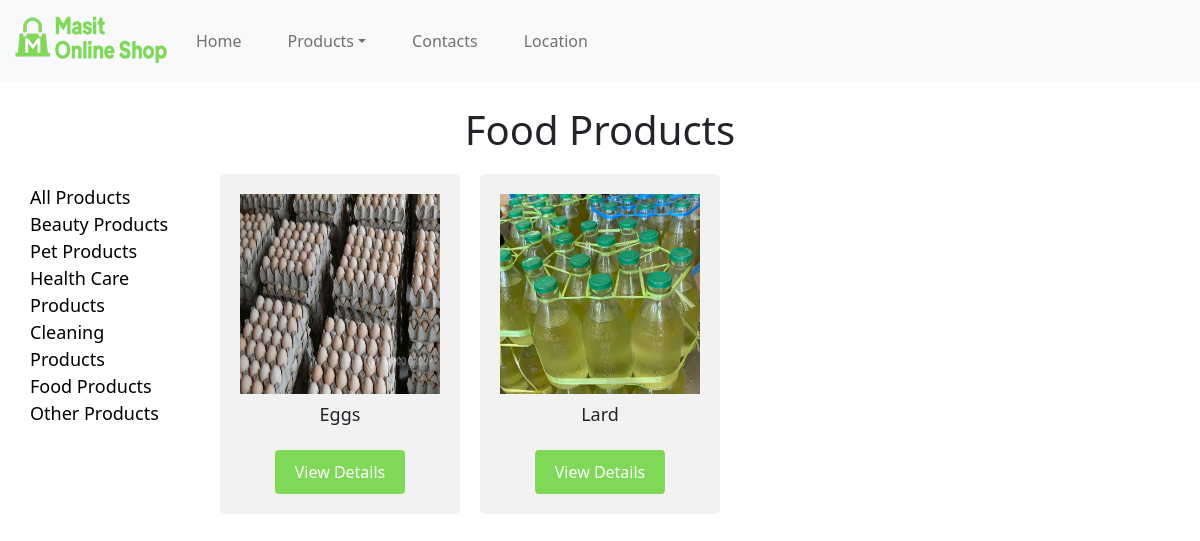
The app's page /foodproductpage.php with its own data.
### tables this page shows
CREATE TABLE `products` (
  `product_id` int(11) NOT NULL,
  `product_name` varchar(200) NOT NULL,
  `product_description` varchar(200) NOT NULL,
  `product_price` varchar(10) NOT NULL,
  `product_image` varchar(200) NOT NULL,
  `Category` varchar(200) NOT NULL
);

### foodproductpage.php (the view, shortened to what this page needs)
<!DOCTYPE html>
<html lang="en">
<head>
    <?php require_once('navbar.php'); ?>
</head>
<body>
<?php
$servername = "localhost";
$username = "root";
$password = "";
$dbname = "storedb";
$conn = new mysqli($servername, $username, $password, $dbname);
$sql = "SELECT * FROM products WHERE Category = 'Food Products'";
$result = mysqli_query($conn, $sql);
echo "<h1 style='text-align: center'>Food Products</h1>";
echo '<div class="divfilter" style="margin: 10px 10px 10px 30px;">
        <a href="productpage.php">All Products</a><br>
        <a href="beautyproductpage.php">Beauty Products</a><br>
        <a href="petproductpage.php">Pet Products</a><br>
        <a href="healthcareproductpage.php">Health Care Products</a><br>
        <a href="cleaningproductpage.php">Cleaning Products</a><br>
        <a href="foodproductpage.php">Food Products</a><br>
        <a href="otherproduct.php">Other Products</a><br>
      </div>';
echo "<div class='product-grid'>";
while ($row = $result->fetch_assoc()) {
    echo "<div class='product-item'>";
    echo "<img src='products/" . $row['product_image'] . "' alt='" . $row['product_name']  . "' width='250px' height='1fr'>";
    echo "<h3>" . $row['product_name'] . "</h3> <br>";
    echo "<button class='modal-btn' data-image='products/" . $row['product_image'] . "' data-name='" . $row['product_name'] . "' data-details='" . $row['product_description'] . "' data-price='" . $row['product_price'] .  "'>View Details</button>";
    echo "</div>";
}
echo "</div>";
?>
</body>
</html

### foodproductpage.php (style rules this page uses)
.product-grid { display: flex; grid-template-columns: repeat(auto-fit, minmax(250px, 1fr)); flex-wrap: wrap; gap: 20px; margin: 0; padding: 0; justify-content: flex-start; }
.product-item { background-color: #f2f2f2; padding: 20px; text-align: center; border-radius: 5px; }
.product-item img { width: 200px; height: 200px; margin-bottom: 10px; }
.product-item h3 { font-size: 18px; margin: 0; text-align: center; }
a { color: black; text-decoration: none; float: left; margin-right:30px; }
.divfilter { float: left; margin: 20px; width: 15%; font-size: 18px; }
h1 { margin-bottom:20px; text-align: center; }
.modal-btn { background-color: #7fd858; color: white; padding: 10px 20px; border: none; border-radius: 4px; cursor: pointer; transition: background-color 0.3s ease; }

### records on screen
products: product_image (picture), product_name "Eggs"
products: product_image (picture), product_name "Lard"
